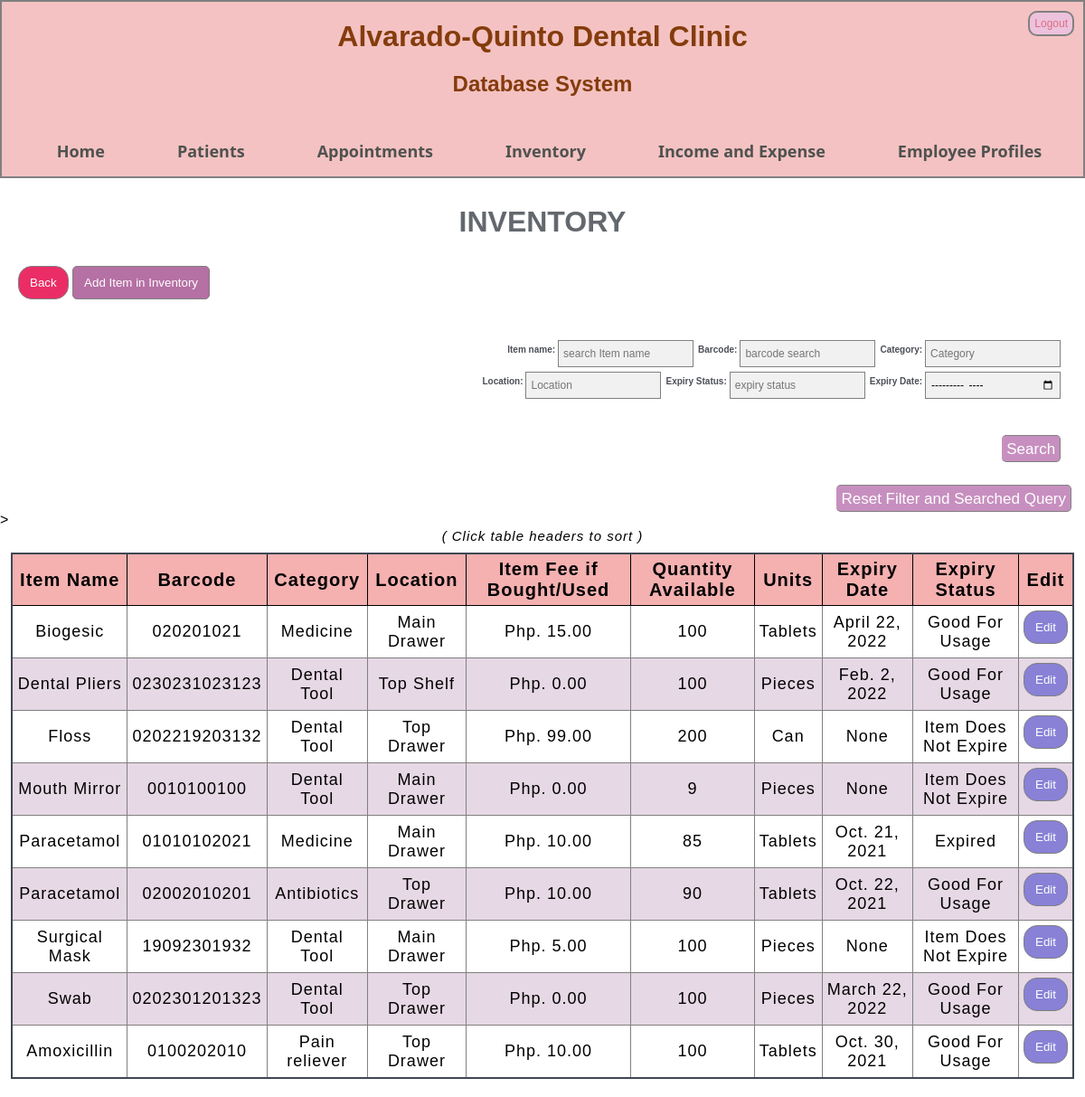
/view_inventory_filter/itemname, run on the app's committed database.
### profiling/models.py (models this page shows, shortened)
class item_inventory(models.Model):
    barcode = models.CharField(max_length = 100, default = "00000000")
    itemname = models.CharField(max_length = 200)
    itemcategory = models.CharField(max_length = 200)
    location = models.CharField(max_length = 200)
    item_fee = models.DecimalField(max_digits = 10, decimal_places = 2, default = 0)
    quantity = models.IntegerField(default = 0)
    units = models.CharField(max_length = 200)
    expiry_date = models.DateField(auto_now=False, auto_now_add =False, null = True, blank = True)
    expiry_status = models.CharField(max_length = 200, default = 'Good for usage')

### profiling/views.py (the view)
# urls.py: path('view_inventory_filter/<order>' , prof_views.view_inventory_filter, name='view_inventory_filter'),
def view_inventory_filter(request,order):
    all_data_inventory = item_inventory.objects.all().order_by(order)
    context = {'all_data_inventory' : all_data_inventory}
    return render(request,'view_inventory_filter.html', context)

### templates/view_inventory_filter.html (shortened to what this page needs)
{% extends 'base.html' %}
{% block content %}
	<h1 class="page_header"> INVENTORY </h1>
	<div class="patient_add_form">
	<p>
		<a href="{% url 'inventory_options' %}"><button class="back_button" type="submit"> Back </button></a>
		<a href="{% url 'add_inventory' %}"><button class="normal_button" type="submit"> Add Item in Inventory </button></a>
	</p>
	</div>
	<form class="search_form" method = POST action ="{% url 'view_inventory_search' %}">
	  <div class="search_con">
		<p><label>Category: </label><input type='search' placeholder="Category" name = 'cat'aria-label ='search'></p>
		<p><label>Barcode:</label><input type='search' placeholder='barcode search 'name = 'code' aria-label ='search'></p>
		<p><label>Item name: </label><input type='search' placeholder="search Item name" name = 'name'aria-label ='search'></p>
	  </div>
	  <div class="search_con">
		<p><label>Expiry Date: </label><input type='month' name = 'date' aria-label ='search'></p>
		<p><label>Expiry Status: </label><input type='search' placeholder="expiry status" name = 'exp' aria-label ='search'></p>
		<p><label>Location: </label><input type='search' placeholder="Location" name = 'loc'aria-label ='search'></p>
	  </div>
	  <div class="search_con"></div>
	  <div class="search_con"><button type='submit'>Search</button></div>
	  </form>
	<div class="some_space"></div>
	<p class="search_form search_con"><a href="{% url 'view_inventory' %}"><button type='submit'>Reset Filter and Searched Query</button></a></p>
	{% if all_data_inventory %}
	><center><p class="third_messages">( Click table headers to sort )</p></center>
	<table class ='table_form'>
	<thead>
		<tr class="tr_form">
			<th class="th_form"><a style="color: #000000" href="{% url 'view_inventory_filter' 'itemname'%}"> Item Name </th>
			<th class="th_form"><a style="color: #000000" href="{% url 'view_inventory_filter' 'barcode'%}"> Barcode </th>
			<th class="th_form"><a style="color: #000000" href="{% url 'view_inventory_filter' 'itemcategory'%}"> Category </th>
			<th class="th_form"><a style="color: #000000" href="{% url 'view_inventory_filter' 'location'%}"> Location </th>
			<th class="th_form"><a style="color: #000000" href="{% url 'view_inventory_filter' 'item_fee'%}"> Item Fee if Bought/Used </th>
			<th class="th_form"><a style="color: #000000" href="{% url 'view_inventory_filter' 'quantity'%}"> Quantity Available</th>
			<th class="th_form"><a style="color: #000000" href="{% url 'view_inventory_filter' 'units'%}"> Units </th>
			<th class="th_form"><a style="color: #000000" href="{% url 'view_inventory_filter' 'expiry_date'%}"> Expiry Date </th>
			<th class="th_form"><a style="color: #000000" href="{% url 'view_inventory_filter' 'expiry_status'%}"> Expiry Status </th>
			<th class="th_form2">Edit</th>
		</tr>
	</thead>
	<tbody>
		{% for things in all_data_inventory %}
		<tr class="tr_form">
			<td class="td_form" data-label="Item Name">{{ things.itemname|title }}</td>
			<td class="td_form" data-label="Barcode">{{ things.barcode }}</td>
			<td class="td_form" data-label="Category">{{ things.itemcategory }}</td>
			<td class="td_form" data-label="Location">{{ things.location|title }}</td>
			<td class="td_form" data-label="Item Fee if Bought/Used">Php. {{ things.item_fee }}</td>
			<td class="td_form" data-label="Quantity Available">{{ things.quantity }}</td>
			<td class="td_form" data-label="Units">{{ things.units|title }}</td>
			{% if things.expiry_date == None %}
			<td class="td_form" data-label="Expiry Date">{{ things.expiry_date }}</td>
			<td class="td_form" data-label="Expiry Status">{{ things.expiry_status|title }}</td>
			{% elif things.expiry_date != None %}
			<td class="td_form" data-label="Expiry Date">{{ things.expiry_date }}</td>
			<td class="td_form" data-label="Expiry Status">{{ things.expiry_status|title }}</td>
			{% endif %}
			<td class="td_form" data-label="Edit"><a style="color: #000000" href="{% url 'editform' things.id 'inventory' %}" ><button class="edit_button">Edit</button> </a></td>
		</tr>
		{% endfor %}
	</tbody>
	</table>
	{% else %}
		<center class ='messages'>No Inventory Data kindly go to "Add Inventory Item" to add</center>
	{% endif %}
{% endblock %}

### static/css/styles.css (style rules this page uses)
* { margin: 0; padding: 0; font-family: sans-serif; box-sizing: border-box; }
a, a:visited { text-decoration: none; }
.page_header { color: #64686e; text-align: center; margin: 5px auto 10px auto; padding-top: 25px; }
.third_messages { color: black; font-style: italic; text-align: center; font-size: 15px; letter-spacing: 1px; margin-bottom: 5px; font-style: italic; }
.search_con label { font-size: 32px; color: red; }
.patient_add_form { border-radius: 5px; background-color: white; padding: 20px; position: relative; }
.patient_add_form p { margin-bottom: 20px; }
.some_space { width: 100%; height: 20px; }
.search_con { margin: 0px auto; width: 98%; justify-content: space-between; height: 35px; padding: 5px; }
.search_form { margin-right: 10px; justify-content: space-around; }
.search_form p { float: right; }
.search_form label { color: #4b4f57; margin-right: 3px; margin-left: 5px; padding-top: 10px; font-weight: bold; font-size: 10px; }
.search_form input[type="search"], input[type="month"] { float: right; padding: 5px; font-size: 12px; border: 1px solid grey; background: #f1f1f1; height: 30px; width: 150px; }
.search_form button[type="submit"] { font-size: 10px; padding: 5px; background: #c78fbf; color: white; font-size: 17px; border: 1px solid grey; border-left: none; cursor: pointer; float: right; border-radius: 0; height: 30px; margin-left: 5px; margin-bottom: 5px; border-radius: 5px; }
button { padding: 10px 12px; cursor: pointer; border: 1px solid grey; border-radius: 15px; }
.back_button { background-color: #eb2d66; color: white; }
.edit_button { background-color: #8881d6; color: white; margin-bottom: 10px; }
.normal_button { background-color: #b570a4; color: white; bottom: 10px; right: 25px; padding: 10px 12px; border-radius: 5px; cursor: pointer; }
.table_form { width: 98%; margin: 10px auto 20px auto; border-collapse: collapse; border: 2px solid #3f4754; letter-spacing: 1px; }
.th_form, .th_form2 { background-color: #f5b0b0; padding: 5px; font-weight: bold; font-size: 20px; border: 1px solid black; }
.td_form, .td_form2 { text-align: center; padding: 5px; font-size: 18px; border: 1px solid grey; }
.tr_form, .tr_form2 { background-color: white; }
.tr_form:nth-child(even), .tr_form2:nth-child(even) { background-color: #e6d8e4; }
a { color: #17a2b8; }

### data on the page
item_inventory: itemname "Biogesic", barcode "020201021", itemcategory "Medicine", location "Main Drawer", item_fee "15.00", quantity "100", units "Tablets", expiry_date "April 22, 2022", expiry_status "Good For Usage"
item_inventory: itemname "Dental Pliers", barcode "0230231023123", itemcategory "Dental Tool", location "Top Shelf", item_fee "0.00", quantity "100", units "Pieces", expiry_date "Feb. 2, 2022", expiry_status "Good For Usage"
item_inventory: itemname "Floss", barcode "0202219203132", itemcategory "Dental Tool", location "Top Drawer", item_fee "99.00", quantity "200", units "Can", expiry_date "None", expiry_status "Item Does Not Expire"
item_inventory: itemname "Mouth Mirror", barcode "0010100100", itemcategory "Dental Tool", location "Main Drawer", item_fee "0.00", quantity "9", units "Pieces", expiry_date "None", expiry_status "Item Does Not Expire"
item_inventory: itemname "Paracetamol", barcode "01010102021", itemcategory "Medicine", location "Main Drawer", item_fee "10.00", quantity "85", units "Tablets", expiry_date "Oct. 21, 2021", expiry_status "Expired"
item_inventory: itemname "Paracetamol", barcode "02002010201", itemcategory "Antibiotics", location "Top Drawer", item_fee "10.00", quantity "90", units "Tablets", expiry_date "Oct. 22, 2021", expiry_status "Good For Usage"
item_inventory: itemname "Surgical Mask", barcode "19092301932", itemcategory "Dental Tool", location "Main Drawer", item_fee "5.00", quantity "100", units "Pieces", expiry_date "None", expiry_status "Item Does Not Expire"
item_inventory: itemname "Swab", barcode "0202301201323", itemcategory "Dental Tool", location "Top Drawer", item_fee "0.00", quantity "100", units "Pieces", expiry_date "March 22, 2022", expiry_status "Good For Usage"
item_inventory: itemname "Amoxicillin", barcode "0100202010", itemcategory "Pain reliever", location "Top Drawer", item_fee "10.00", quantity "100", units "Tablets", expiry_date "Oct. 30, 2021", expiry_status "Good For Usage"
